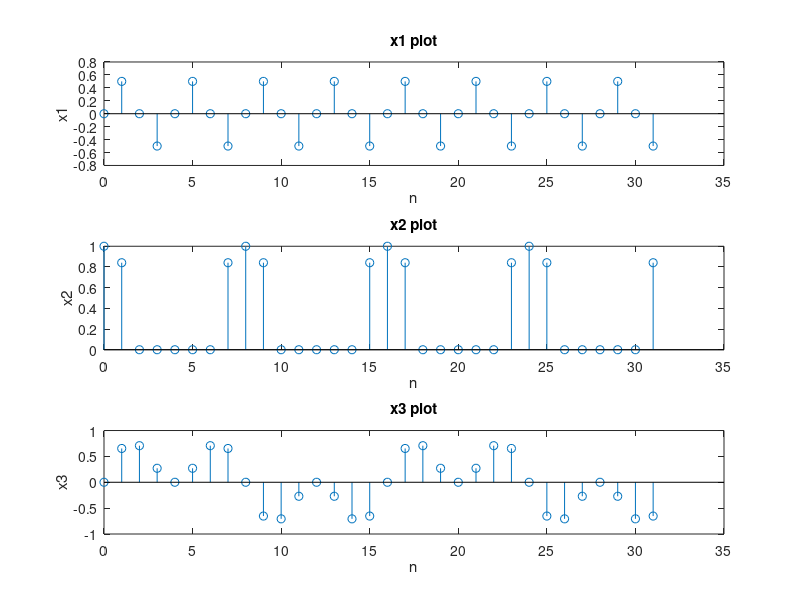

Recreate this plot in MATLAB.
% Part1.m
% Author: Charles Yang
% Signal&System 1.2(d)

n = (0:31);
x1 = sin((pi.*n)/4).*cos((pi.*n)/4);
figure;
subplot(3,1,1);
stem(n , x1);
title('x1 plot');
xlabel('n');
ylabel('x1');
x2 = sqrt(cos((pi.*n)/4));
subplot(3,1,2);
stem(n , x2);
title('x2 plot');
xlabel('n');
ylabel('x2');
x3 = sin((pi.*n)/4).*cos((pi.*n)/8);
subplot(3,1,3);
stem(n , x3)
title('x3 plot');
xlabel('n');
ylabel('x3');
